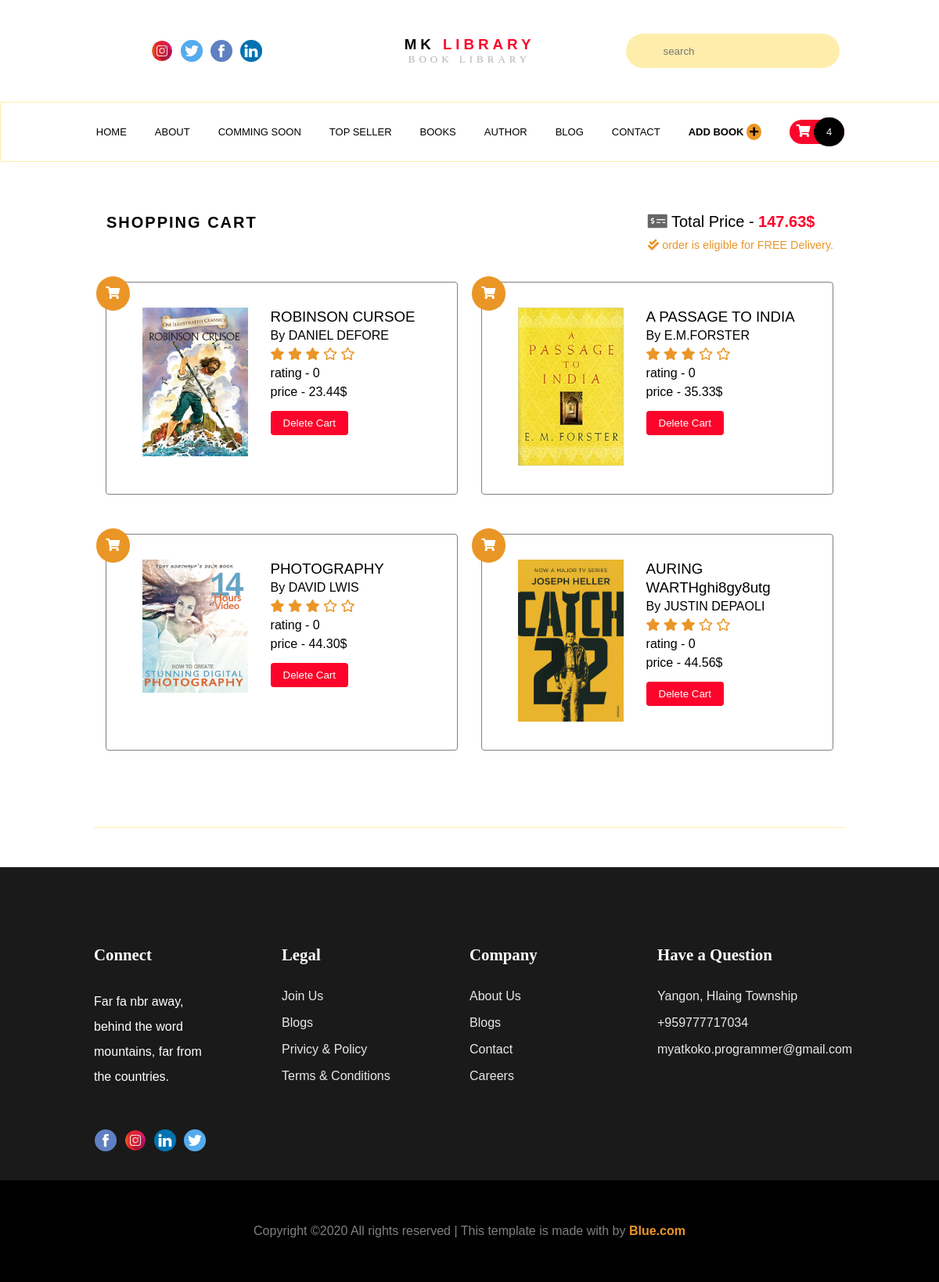
The app's page /cart.php with its own data.
### tables this page shows
CREATE TABLE `cart` (
  `id` int(11) NOT NULL,
  `user_id` int(11) NOT NULL,
  `item_id` int(11) NOT NULL
);

CREATE TABLE `books` (
  `id` int(11) NOT NULL,
  `name` varchar(100) NOT NULL,
  `autor` varchar(100) NOT NULL,
  `price` float(10,2) NOT NULL,
  `photo` varchar(255) NOT NULL,
  `description` text NOT NULL,
  `category` varchar(100) NOT NULL,
  `created_at` timestamp NOT NULL DEFAULT current_timestamp()
);

### function.php (called while the page is built, shortened)
<?php
$dbname = "book_store";
$servername = "localhost";
$username = "phpdev";
$password = "123456";
try {
$conn = new PDO("mysql:host=$servername;dbname=$dbname", $username, $password);
$conn->setAttribute(PDO::ATTR_ERRMODE, PDO::ERRMODE_EXCEPTION);
} catch(PDOException $e) {
die("Connection failed: " . $e->getMessage());
}
function getBookById($id){
    global $conn;
    $query = "SELECT * FROM `books` WHERE `id` = :id";
    $stmt = $conn->prepare($query);
    $stmt->bindParam(":id",$id);
    $stmt->execute();
    return $stmt->fetch();
}
function cartData(){
    global $conn;
    $query = "SELECT * FROM `cart`";
    $stmt = $conn->prepare($query);
    $stmt->execute();
    return $stmt->fetchAll();
}
 ?>

### cart.php (the view, shortened to what this page needs)
<?php
include('include/header.php');
$cartData = cartData();
$cart_id  = 0;
?>
<section id="cart">
    <div class="cart-header">
        <p>SHOPPING CART</p>
    </div>
    <div class="cart-container">
        <?php
            $totalCost = 0;
            foreach($cartData as $cart):
            $cartProduct = getBookById($cart['item_id']);
            $totalCost += $cartProduct['price'];
        ?>
            <div class="cart">
                <div class="cart-icon">
                    <i class="fa fa-shopping-cart" aria-hidden="true"></i>
                </div>
                <div class="cart-image">
                    <img src="./uploads/books/<?php echo $cartProduct['photo']; ?>" alt="">
                </div>
                <div class="cart-info">
                    <h3><?php echo $cartProduct['name']; ?></h3>
                    <p>By <?php echo $cartProduct['autor']; ?></p>
                    <ul class="star-icon">
                        <li>
                            <i class="fas fa-star"></i>
                            <i class="fas fa-star"></i>
                            <i class="fas fa-star"></i>
                            <i class="far fa-star"></i>
                            <i class="far fa-star"></i>
                        </li>
                    </ul>
                    <p>rating - <?php echo $cart_id; ?></p>
                    <p>price - <?php echo $cartProduct['price']; ?>$</p>
                    <form action="" method="POST">
                        <button name="delete_cart" type="submit" class="btn-xl del-btn">Delete Cart</button>
                    </form>
                </div>
            </div>
        <?php
        endforeach;
        ?>
        <div class="price-container">
            <p class="price"><i class="fas fa-money-check-alt"></i> Total Price - <span><?php echo $totalCost; ?>$</span></p>
            <p class="descri"><i class="fas fa-check-double"></i> order is eligible for FREE Delivery.</p>
        </div>
    </div>
    <hr>
</section>
<?php include('include/footer.php'); ?>

### include/header.php (shortened to what this page needs)
<!DOCTYPE html>
<html lang="en">
<head>
    <link rel="stylesheet" href="./assets/css/all.min.css">
    <link rel="stylesheet" href="./vendor/owl-carousel/css/owl.carousel.min.css">
    <link rel="stylesheet" href="./assets/css/style.css">
    <?php require('function.php'); ?>
</head>
<body>
           <div class="title-container">
              <div class="social hide">
                <img src="./assets/img/social/instagram.png" alt="facebook">
                <img src="./assets/img/social/twitter.png" alt="twitter">
                <img src="./assets/img/social/facebook.png" alt="instagram">
                <img src="./assets/img/social/linkedin.png" alt="linkedin">
              </div>
              <div class="site-name">
                <div class="name">
                  <h3>MK <span>LIBRARY</span></h3>
                  <p>BOOK LIBRARY</p>
                </div>
              </div>
              <div class="search-box">
                <form action="" method="POST">
                  <input type="search" placeholder="search" name="search">
                </form>
              </div>
           </div>
      <main>
        <section id="navigation">
           <nav class="nav">
            <div class="nav-navbar">
              <ul>
                <li><a href="index.php">HOME</a></li>
                <li><a href="#">ABOUT</a></li>
                <li><a href="comming_soon.php">COMMING SOON</a></li>
                <li><a href="top_seller.php">TOP SELLER</a></li>
                <li><a href="books.php">BOOKS</a></li>
                <li><a href="#">AUTHOR</a></li>
                <li><a href="#">BLOG</a></li>
                <li><a href="#">CONTACT</a></li>
                <li><a href="admin.php" style="font-weight: bold;+
                ">ADD BOOK <i class="fas fa-plus" style="background: #ea9627; padding: 0.25rem; box-sizing: border-box; border-radius: 50%;"></i></a></li>
                <li>
                  <a href="cart.php" class="rounded-pill">
                    <span style="font-size: 16px;color: #fff;">
                      <i class="fas fa-shopping-cart"></i>
                    </span>
                    <span class="rounded">
                      <?php echo count(cartData()); ?>
                    </span>
                  </a>
                </li>
              </ul>
            </div>
          </nav>
        </section>

### include/footer.php (shortened to what this page needs)
<footer id="footer">
<section class="site-info">
  <div class="connect">
    <h3>Connect</h3>
    <p>Far fa nbr away,
      behind the word mountains,
      far from the countries.
    </p>
    <div class="social">
      <img src="./assets/img/social/facebook.png" alt="facebook">
      <img src="./assets/img/social/instagram.png" alt="instagram">
      <img src="./assets/img/social/linkedin.png" alt="linkedin">
      <img src="./assets/img/social/twitter.png" alt="twitter">
    </div>
  </div>
  <div class="legal footer-list">
    <h3>Legal</h3>
    <ul>
      <li><a href="#">Join Us</a></li>
      <li><a href="#">Blogs</a></li>
      <li><a href="#">Privicy & Policy</a></li>
      <li><a href="#">Terms & Conditions</a></li>
    </ul>
  </div>
  <div class="conpany footer-list">
    <h3>Company</h3>
    <ul>
      <li><a href="#">About Us</a></li>
      <li><a href="#">Blogs</a></li>
      <li><a href="#">Contact</a></li>
      <li><a href="#">Careers</a></li>
    </ul>
  </div>
  <div class="question footer-list">
    <h3>Have a Question</h3>
    <ul>
      <li><a href="#">Yangon, Hlaing Township</a></li>
      <li><a href="#">+959777717034</a></li>
      <li><a href="#">myatkoko.programmer@gmail.com</a></li>
    </ul>
  </div>
</section>
<div class="copyright">
  Copyright ©2020 All rights reserved | This template is made with by <a href="#">Blue.com</a>
</div>
</footer>
</body>
</html>

### assets/css/style.css (style rules this page uses)
* { margin: 0; padding: 0; }
h1,h2,h3,h4,h5,h6 { font-family: sans-serif; }
a { text-decoration: none; font-family: sans-serif; }
button { cursor: pointer; }
ul { list-style: none; }
.star-icon li i { color: #ea9627 !important; }
.btn-xl { padding: 0.5rem 1rem; border: none; border-radius: 0.25rem; cursor: pointer; margin: 0.75rem 0; }
.del-btn { background: #fc042b; color: #fff; transition: 0.5s ease; }
.rounded { border-radius: 50rem !important; padding: 0.7rem 1rem; background: #000000; color: whitesmoke; }
.rounded-pill { border-radius: 50rem !important; background: #fc042b; padding-top: 0.5rem; padding-bottom: 0.5rem; padding-left: 0.5rem; }
.title-container { display: flex; flex-direction: row; flex-wrap: wrap; width: 100%; justify-content: center; text-align: center; }
.social, .site-name, .search-box { display: flex; align-items: center; justify-content: center; width: 20%; height: 130px; padding: 0 3rem; }
.social img { width: 28px; padding: 0 5px; cursor: pointer; }
.site-name { letter-spacing: 5px; }
.site-name .name h3 span { color: #fc042b; }
.site-name .name p { color: rgba(0, 0, 0, 0.3); font-size: 13px; }
.search-box input { padding: 0.9rem 3rem; background: #ffedab; border: none; border-radius: 1.5rem; }
#navigation { width: 100%; border: 1px solid #ffedab; }
.nav-navbar { text-align: center; }
.nav-navbar ul { list-style-type: none; }
.nav-navbar ul li { display: inline-block; padding: 1.7rem 1rem; position: relative; transition: 0.5s ease; }
.nav-navbar ul li a { color: #000000; font-size: 13px; }
footer#footer { width: 100%; background: #1a1a1a; }
.site-info { width: 80%; margin: 0 auto; height: auto; color: #fff; display: flex; justify-content: space-between; flex-wrap: wrap; }
.site-info > div { width: 25%; height: 200px; margin-top: 100px; }
.site-info > div h3 { font-family: serif !important; font-size: 1.3rem; }
.site-info > div p { padding-top: 2rem; padding-right: 5rem; padding-left: 0 !important; font-size: 16px; font-family: sans-serif; line-height: 2rem; }
.footer-list ul { padding-top: 2rem; }
.footer-list ul li a { color: rgba(255, 255, 255, 0.9); }
.footer-list ul li { padding-top: 1rem; }
.footer-list ul li:first-child { padding-top: 0 !important; }
.copyright { background: #000000; padding: 3.5rem 0; width: 100%; color: rgba(255, 255, 255, 0.5); font-size: 16px; font-family: sans-serif !important; text-align: center; margin-top: 100px; }
.copyright a { color: #ea9627; font-weight: bold; }
#cart { width: 80%; margin: 50px auto; font-family: sans-serif !important; position: relative; }
#cart hr { background-color: #ffedab; height: 1px; border: none; margin: 10px 0; }
.cart-header p { font-size: 20px; letter-spacing: 2px; padding: 1rem; font-weight: bold; }
.cart-container { width: 100%; display: flex; flex-wrap: wrap; justify-content: space-around; flex-direction: row; margin: 3rem 0; }
.cart { width: 40%; display: flex; flex-direction: row; justify-content: space-around; flex-wrap: wrap; border: 1px solid rgb(128, 128, 128); padding: 2rem; border-radius: 0.25rem; position: relative; margin-bottom: 50px; }
.cart-icon { position: absolute; top: -3%; left: -3%; padding: 0.8rem; background: #ea9627; border-radius: 50%; }
.cart-icon i { color: #fff; }
.cart-image { width: 35%; }
.cart-image img { width: 100%; }
.cart-info { width: 50%; line-height: 1.5rem; }
.cart-info h3 { font-weight: 500; }
.price-container { position: absolute; top: 15px; right: 15px; z-index: 5; }
.price-container .price { font-size: 1.25em; }
.price-container .price i { color: rgba(0, 0, 0, 0.6); }
.price-container .price span { color: #fc042b; font-weight: bold; }
.price-container .descri { font-size: 0.9rem; color: #ea9627; padding-top: 10px; }

### records on screen
cart: books.photo (picture), books.name "ROBINSON CURSOE", books.autor "DANIEL DEFORE", books.price "23.44"
cart: books.photo (picture), books.name "A PASSAGE TO INDIA", books.autor "E.M.FORSTER", books.price "35.33"
cart: books.photo (picture), books.name "PHOTOGRAPHY", books.autor "DAVID LWIS", books.price "44.30"
cart: books.photo (picture), books.name "AURING WARTHghi8gy8utg", books.autor "JUSTIN DEPAOLI", books.price "44.56"

### other values on screen
count(cartData()) "4"
$totalCost "147.63"
